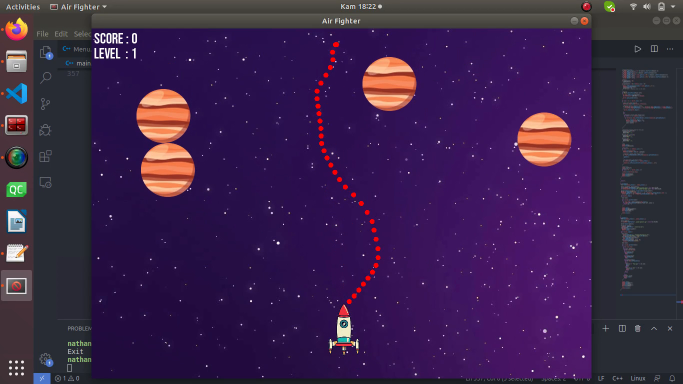
#> input picture frame 99 of opencv/video1.mp4, 1366 x 768 px, given in place of vtest.avi, which was not available (shown at 1/2 size)
$ python motionDetection.py
#> lines starting #> are read from the running program, lines starting #| are printed output that depends on the picture; after the words box and inside, x2 and y2 are one past the last pixel; in counts of white or black regions, pixels touching at a corner belong together; pictures that were not available may be replaced by others from this repository, and a replacement may not be noted
# gorong mari
import cv2

cap =  cv2.VideoCapture("../vtest.avi")

ret, frame1 = cap.read()
#> frame1 is the input picture: shape (768, 1366, 3); mean B, G, R 75.6, 34.8, 59.3
ret, frame2 = cap.read()
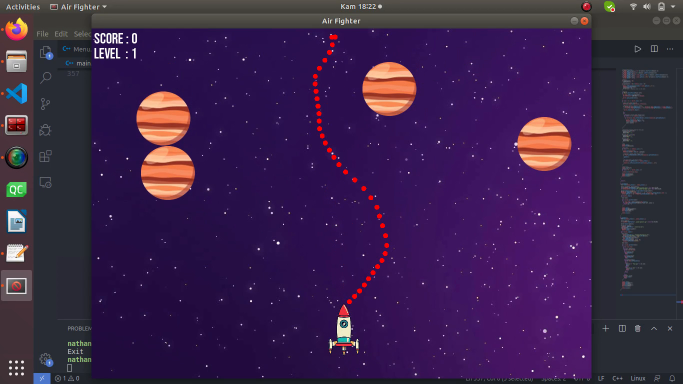
#> input picture frame 100 of opencv/video1.mp4, 1366 x 768 px, given in place of vtest.avi, which was not available (shown at 1/2 size)
#> frame2 is the input picture: shape (768, 1366, 3); mean B, G, R 75.6, 34.8, 59.3

while cap.isOpened():
  diff =  cv2.absdiff(frame1, frame2)
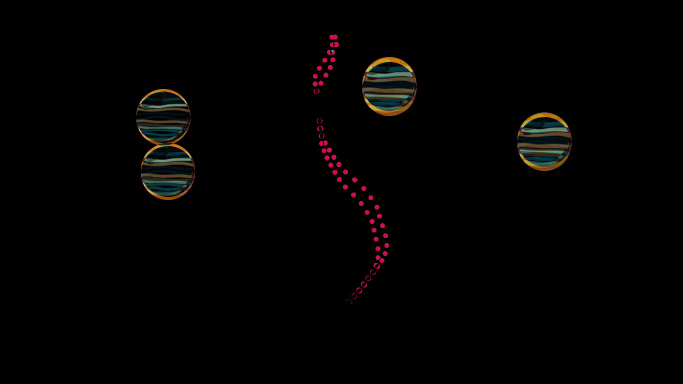
#> diff: shape (768, 1366, 3) (shown at 1/2 size); mean B, G, R 1.8, 2.2, 2.9
  gray =  cv2.cvtColor(diff, cv2.COLOR_BGR2GRAY)
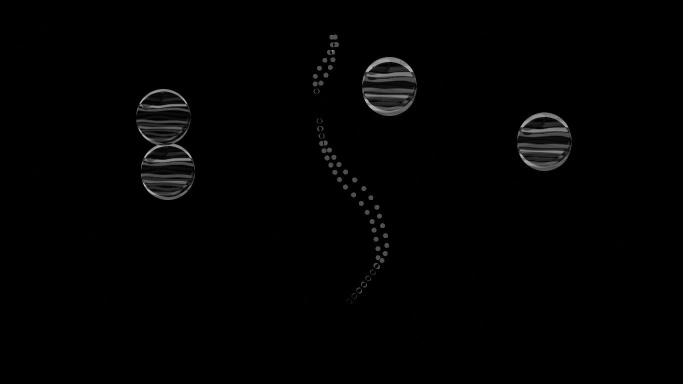
#> gray: shape (768, 1366) (shown at 1/2 size); min 0, max 188, mean 2.4
  blur = cv2.GaussianBlur(gray, (5,5), 0)
  _, thresh = cv2.threshold(blur, 20, 255, cv2.THRESH_BINARY)
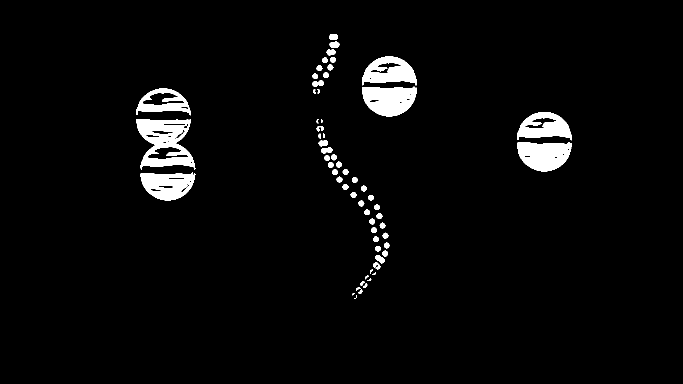
#> thresh: shape (768, 1366) (shown at 1/2 size); 3.4% white; 63 white regions (3 under 20 px), largest, box (x1, y1, x2, y2) and area: (272, 238, 391, 340) 6496, (724, 173, 834, 233) 4903, (1034, 284, 1144, 343) 4850
  dilated = cv2.dilate(thresh, None, iterations=3)
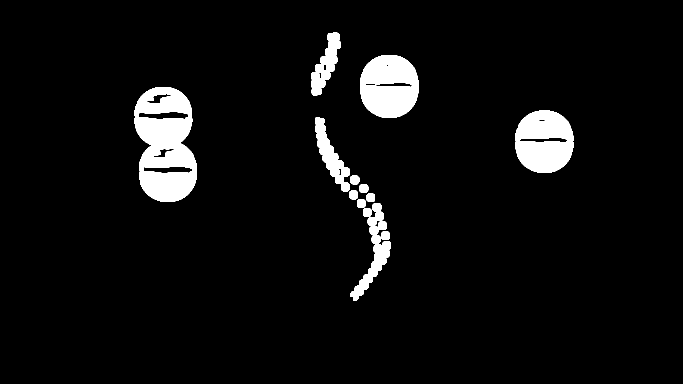
#> dilated: shape (768, 1366) (shown at 1/2 size); 5.4% white; 16 white regions
  contours, _ = cv2.findContours(dilated, cv2.RETR_TREE, cv2.CHAIN_APPROX_SIMPLE)
#> contours = 32 contours, 7 with area under 20; largest, box (x1, y1, x2, y2) and area: (269, 235, 394, 404) 15248, (721, 110, 837, 236) 11845, (1031, 221, 1147, 346) 11705, (269, 174, 384, 234) 4722, (630, 235, 700, 383) 3597

  # print(len(contours))
  for contour in contours:
    (x,y,w,h) = cv2.boundingRect(contour)

    if cv2.contourArea(contour) < 900:
      continue
    cv2.rectangle(frame1, (x,y), (x+w,y+h), (0,255,0), 2)
    cv2.putText(frame1, "Status: {}".format('Movement'), (10,30), cv2.FONT_HERSHEY_SIMPLEX,
                1, (0,0,255),3)
#> this loop made 32 passes
#> (x, y, w, h) on passes 1 to 12: (701, 482, 81, 119), (740, 549, 3, 5), (764, 496, 3, 4), (743, 470, 18, 17), (762, 462, 18, 18), (726, 416, 17, 17), (735, 406, 39, 63), (714, 398, 18, 18), (733, 387, 17, 17), (698, 381, 18, 18), (719, 368, 18, 18), (701, 351, 18, 18)
#> (contour, x, y, w, h) on passes 14, 16, 27, 31: ([[682, 350], [683, 349], [684, 350], [683, 351]], 682, 349, 3, 3), ([[682, 337], [683, 336], [684, 337], [683, 338]], 682, 336, 3, 3), ([[769, 142], [770, 141], [771, 142], [770, 143]], 769, 141, 3, 3), ([[646, 141], [647, 140], [648, 141], [647, 142]], 646, 140, 3, 3)
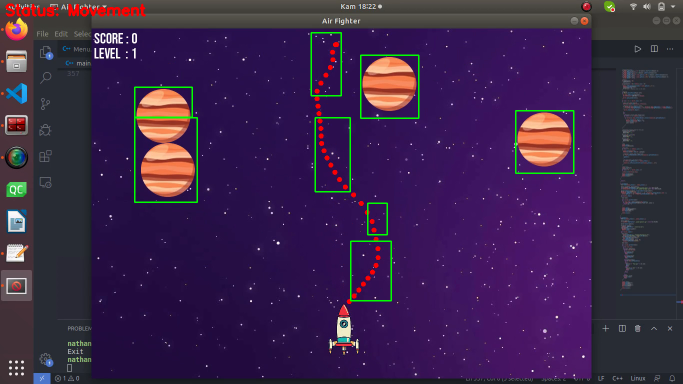
#> frame1: shape (768, 1366, 3) (shown at 1/2 size); 1.23% of pixels changed, all inside (x1, y1, x2, y2) = (11, 7, 1149, 603)
  # cv2.drawContours(frame1, contours, -1, (0,255,0), 2)

  cv2.imshow("feed", frame1)
  frame1 = frame2
  ret, frame2 = cap.read()
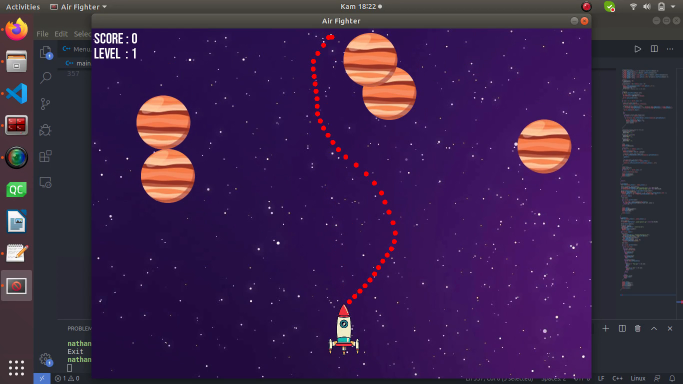
#> input picture frame 101 of opencv/video1.mp4, 1366 x 768 px, given in place of vtest.avi, which was not available (shown at 1/2 size)
#> frame2 is the input picture: shape (768, 1366, 3); mean B, G, R 75.6, 35.5, 60.6

  if cv2.waitKey(40) ==  27:
#> (key Esc is pressed here)
    break

cap.release()
cv2.destroyAllWindows()

$ run again, starting later in the video
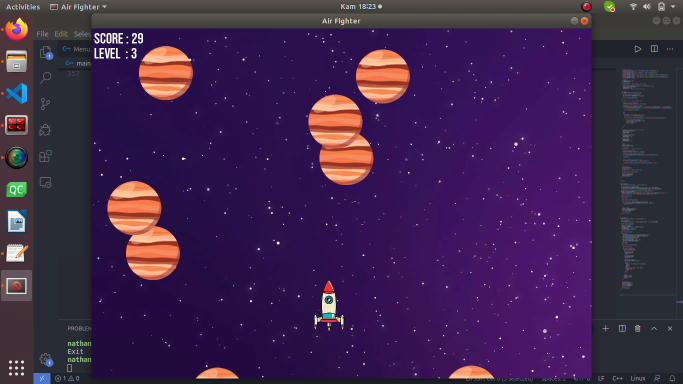
#> input picture frame 445 of opencv/video1.mp4, 1366 x 768 px, given in place of vtest.avi, which was not available (shown at 1/2 size)
#> frame1 is the input picture: shape (768, 1366, 3); mean B, G, R 76.3, 37, 62.4
#> `_, thresh = cv2.threshold(blur, 20, 255, cv2.THRESH_BINARY)`:
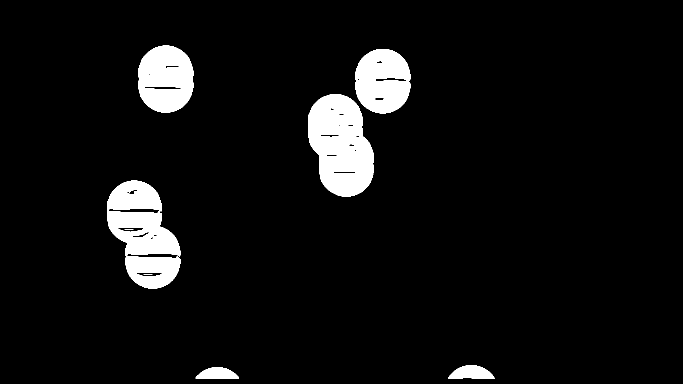
#> thresh: shape (768, 1366) (shown at 1/2 size); 6.2% white; 8 white regions (1 under 20 px), largest, box (x1, y1, x2, y2) and area: (616, 188, 748, 393) 19588, (214, 361, 361, 577) 19133, (277, 91, 387, 225) 11705
#> dilated: shape (768, 1366); 7.4% white; 5 white regions
#> contours = 12 contours, 5 with area under 20; largest, box (x1, y1, x2, y2) and area: (613, 95, 824, 396) 34877, (211, 358, 364, 580) 23154, (274, 88, 390, 228) 13454, (893, 727, 992, 761) 2488, (388, 731, 481, 761) 2108, (313, 509, 335, 512) 40, (277, 419, 298, 422) 38
#> the loop `for contour in contours:` made 12 passes
#> (x, y, w, h) on passes 1, 2, 3, 4, 6, 7, 8, 9: (388, 731, 93, 30), (893, 727, 99, 34), (211, 358, 153, 222), (335, 510, 6, 3), (313, 509, 22, 3), (298, 420, 7, 3), (277, 419, 21, 3), (613, 95, 211, 301)
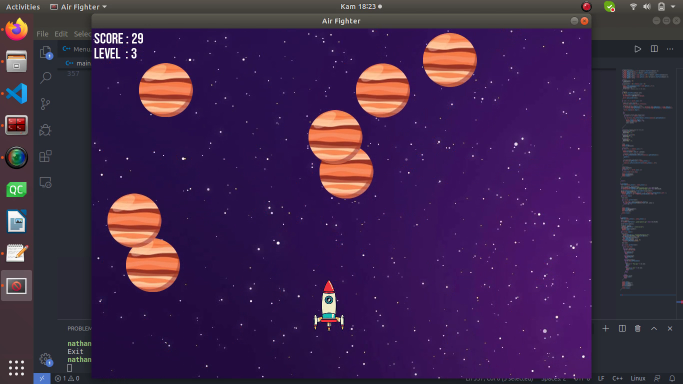
#> input picture frame 447 of opencv/video1.mp4, 1366 x 768 px, given in place of vtest.avi, which was not available (shown at 1/2 size)
#> frame2 is the input picture: shape (768, 1366, 3); mean B, G, R 76.3, 37.5, 63.3

$ run again, starting later in the video
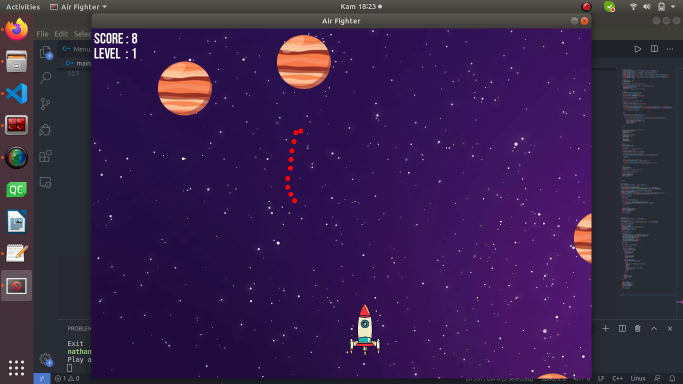
#> input picture frame 792 of opencv/video1.mp4, 1366 x 768 px, given in place of vtest.avi, which was not available (shown at 1/2 size)
#> frame1 is the input picture: shape (768, 1366, 3); mean B, G, R 75.6, 33.2, 56.4
#> `_, thresh = cv2.threshold(blur, 20, 255, cv2.THRESH_BINARY)`:
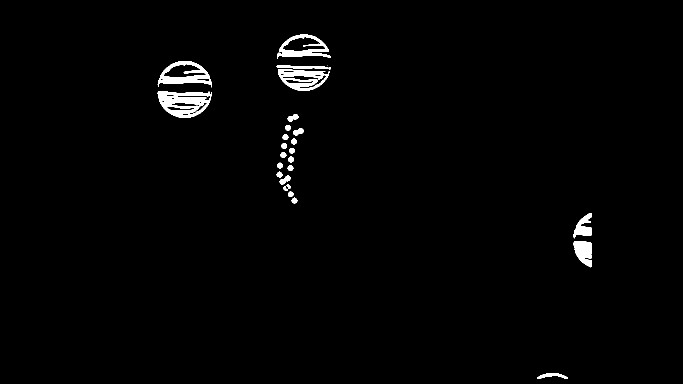
#> thresh: shape (768, 1366) (shown at 1/2 size); 1.4% white; 26 white regions (1 under 20 px), largest, box (x1, y1, x2, y2) and area: (315, 183, 424, 236) 3268, (315, 122, 424, 175) 2287, (556, 138, 659, 182) 2218
#> dilated: shape (768, 1366); 2.7% white; 9 white regions
#> contours = 18 contours, 4 with area under 20; largest, box (x1, y1, x2, y2) and area: (312, 180, 427, 239) 5216, (550, 127, 664, 185) 5048, (312, 119, 427, 178) 4601, (551, 66, 664, 121) 4397, (1144, 423, 1187, 538) 3510
#> the loop `for contour in contours:` made 18 passes
#> (x, y, w, h) on passes 1 to 8: (1071, 743, 68, 18), (1144, 423, 43, 115), (550, 322, 48, 88), (558, 247, 52, 98), (575, 307, 4, 5), (571, 299, 5, 6), (572, 225, 28, 21), (312, 180, 115, 59)
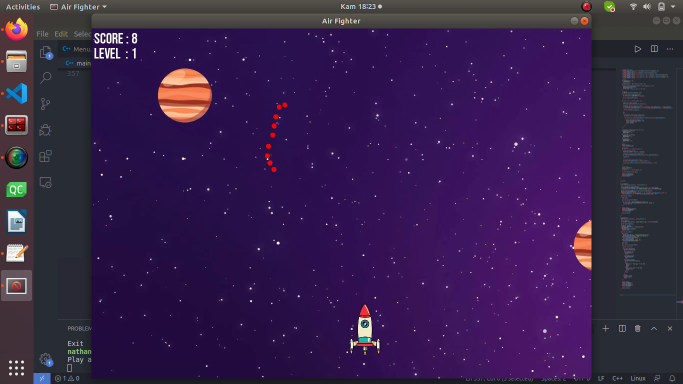
#> input picture frame 794 of opencv/video1.mp4, 1366 x 768 px, given in place of vtest.avi, which was not available (shown at 1/2 size)
#> frame2 is the input picture: shape (768, 1366, 3); mean B, G, R 75.5, 32.2, 54.7
